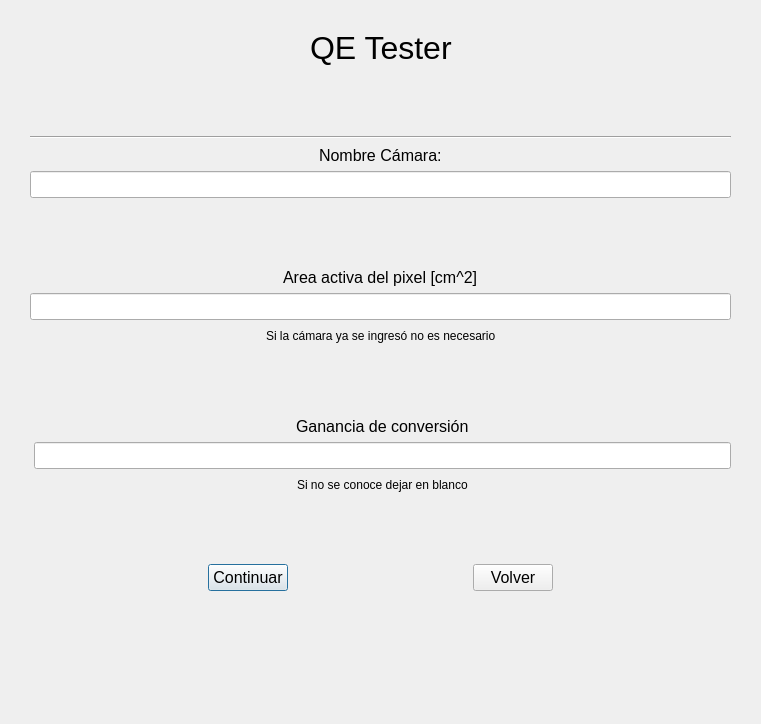
<?xml version="1.0" encoding="UTF-8"?>
<ui version="4.0">
 <class>Dialog</class>
 <widget class="QDialog" name="Dialog">
  <property name="geometry">
   <rect>
    <x>0</x>
    <y>0</y>
    <width>761</width>
    <height>724</height>
   </rect>
  </property>
  <property name="windowTitle">
   <string>Mail UCÉ - Registro</string>
  </property>
  <widget class="QWidget" name="verticalLayoutWidget">
   <property name="geometry">
    <rect>
     <x>30</x>
     <y>30</y>
     <width>701</width>
     <height>561</height>
    </rect>
   </property>
   <layout class="QVBoxLayout" name="verticalLayout">
    <item>
     <layout class="QHBoxLayout" name="horizontalLayout_5">
      <item>
       <spacer name="horizontalSpacer_4">
        <property name="orientation">
         <enum>Qt::Horizontal</enum>
        </property>
        <property name="sizeHint" stdset="0">
         <size>
          <width>40</width>
          <height>20</height>
         </size>
        </property>
       </spacer>
      </item>
      <item>
       <widget class="QLabel" name="label">
        <property name="font">
         <font>
          <pointsize>24</pointsize>
         </font>
        </property>
        <property name="text">
         <string>QE Tester</string>
        </property>
       </widget>
      </item>
      <item>
       <spacer name="horizontalSpacer_5">
        <property name="orientation">
         <enum>Qt::Horizontal</enum>
        </property>
        <property name="sizeHint" stdset="0">
         <size>
          <width>40</width>
          <height>20</height>
         </size>
        </property>
       </spacer>
      </item>
     </layout>
    </item>
    <item>
     <spacer name="verticalSpacer_4">
      <property name="orientation">
       <enum>Qt::Vertical</enum>
      </property>
      <property name="sizeHint" stdset="0">
       <size>
        <width>20</width>
        <height>40</height>
       </size>
      </property>
     </spacer>
    </item>
    <item>
     <widget class="Line" name="line">
      <property name="orientation">
       <enum>Qt::Horizontal</enum>
      </property>
     </widget>
    </item>
    <item>
     <layout class="QHBoxLayout" name="horizontalLayout">
      <item>
       <layout class="QVBoxLayout" name="verticalLayout_2">
        <item>
         <layout class="QHBoxLayout" name="horizontalLayout_6">
          <item>
           <spacer name="horizontalSpacer_6">
            <property name="orientation">
             <enum>Qt::Horizontal</enum>
            </property>
            <property name="sizeHint" stdset="0">
             <size>
              <width>40</width>
              <height>20</height>
             </size>
            </property>
           </spacer>
          </item>
          <item>
           <widget class="QLabel" name="label_2">
            <property name="font">
             <font>
              <pointsize>12</pointsize>
             </font>
            </property>
            <property name="text">
             <string>Nombre Cámara:</string>
            </property>
           </widget>
          </item>
          <item>
           <spacer name="horizontalSpacer_7">
            <property name="orientation">
             <enum>Qt::Horizontal</enum>
            </property>
            <property name="sizeHint" stdset="0">
             <size>
              <width>40</width>
              <height>20</height>
             </size>
            </property>
           </spacer>
          </item>
         </layout>
        </item>
        <item>
         <widget class="QLineEdit" name="nombre_camara_LineEdit">
          <property name="font">
           <font>
            <pointsize>12</pointsize>
           </font>
          </property>
         </widget>
        </item>
       </layout>
      </item>
     </layout>
    </item>
    <item>
     <spacer name="verticalSpacer_3">
      <property name="orientation">
       <enum>Qt::Vertical</enum>
      </property>
      <property name="sizeHint" stdset="0">
       <size>
        <width>20</width>
        <height>40</height>
       </size>
      </property>
     </spacer>
    </item>
    <item>
     <layout class="QVBoxLayout" name="verticalLayout_6">
      <item>
       <layout class="QHBoxLayout" name="horizontalLayout_9">
        <item>
         <spacer name="horizontalSpacer_12">
          <property name="orientation">
           <enum>Qt::Horizontal</enum>
          </property>
          <property name="sizeHint" stdset="0">
           <size>
            <width>40</width>
            <height>20</height>
           </size>
          </property>
         </spacer>
        </item>
        <item>
         <widget class="QLabel" name="label_7">
          <property name="font">
           <font>
            <pointsize>12</pointsize>
           </font>
          </property>
          <property name="text">
           <string>Area activa del pixel [cm^2]</string>
          </property>
         </widget>
        </item>
        <item>
         <spacer name="horizontalSpacer_13">
          <property name="orientation">
           <enum>Qt::Horizontal</enum>
          </property>
          <property name="sizeHint" stdset="0">
           <size>
            <width>40</width>
            <height>20</height>
           </size>
          </property>
         </spacer>
        </item>
       </layout>
      </item>
      <item>
       <widget class="QLineEdit" name="area_pixel_camara_LineEdit">
        <property name="font">
         <font>
          <pointsize>12</pointsize>
         </font>
        </property>
       </widget>
      </item>
      <item>
       <layout class="QHBoxLayout" name="horizontalLayout_7">
        <item>
         <spacer name="horizontalSpacer_10">
          <property name="orientation">
           <enum>Qt::Horizontal</enum>
          </property>
          <property name="sizeHint" stdset="0">
           <size>
            <width>40</width>
            <height>20</height>
           </size>
          </property>
         </spacer>
        </item>
        <item>
         <widget class="QLabel" name="label_4">
          <property name="text">
           <string>Si la cámara ya se ingresó no es necesario</string>
          </property>
         </widget>
        </item>
        <item>
         <spacer name="horizontalSpacer_11">
          <property name="orientation">
           <enum>Qt::Horizontal</enum>
          </property>
          <property name="sizeHint" stdset="0">
           <size>
            <width>40</width>
            <height>20</height>
           </size>
          </property>
         </spacer>
        </item>
       </layout>
      </item>
     </layout>
    </item>
    <item>
     <spacer name="verticalSpacer_2">
      <property name="orientation">
       <enum>Qt::Vertical</enum>
      </property>
      <property name="sizeHint" stdset="0">
       <size>
        <width>20</width>
        <height>40</height>
       </size>
      </property>
     </spacer>
    </item>
    <item>
     <layout class="QHBoxLayout" name="horizontalLayout_2">
      <property name="leftMargin">
       <number>4</number>
      </property>
      <item>
       <layout class="QVBoxLayout" name="verticalLayout_7">
        <item>
         <layout class="QHBoxLayout" name="horizontalLayout_10">
          <item>
           <spacer name="horizontalSpacer_14">
            <property name="orientation">
             <enum>Qt::Horizontal</enum>
            </property>
            <property name="sizeHint" stdset="0">
             <size>
              <width>40</width>
              <height>20</height>
             </size>
            </property>
           </spacer>
          </item>
          <item>
           <widget class="QLabel" name="label_8">
            <property name="font">
             <font>
              <pointsize>12</pointsize>
             </font>
            </property>
            <property name="text">
             <string>Ganancia de conversión</string>
            </property>
           </widget>
          </item>
          <item>
           <spacer name="horizontalSpacer_15">
            <property name="orientation">
             <enum>Qt::Horizontal</enum>
            </property>
            <property name="sizeHint" stdset="0">
             <size>
              <width>40</width>
              <height>20</height>
             </size>
            </property>
           </spacer>
          </item>
         </layout>
        </item>
        <item>
         <widget class="QLineEdit" name="ganancia_camara_LineEdit">
          <property name="enabled">
           <bool>true</bool>
          </property>
          <property name="font">
           <font>
            <pointsize>12</pointsize>
           </font>
          </property>
          <property name="inputMask">
           <string notr="true"/>
          </property>
          <property name="text">
           <string/>
          </property>
         </widget>
        </item>
        <item>
         <layout class="QHBoxLayout" name="horizontalLayout_3">
          <item>
           <spacer name="horizontalSpacer_8">
            <property name="orientation">
             <enum>Qt::Horizontal</enum>
            </property>
            <property name="sizeHint" stdset="0">
             <size>
              <width>40</width>
              <height>20</height>
             </size>
            </property>
           </spacer>
          </item>
          <item>
           <widget class="QLabel" name="label_3">
            <property name="text">
             <string>Si no se conoce dejar en blanco</string>
            </property>
           </widget>
          </item>
          <item>
           <spacer name="horizontalSpacer_9">
            <property name="orientation">
             <enum>Qt::Horizontal</enum>
            </property>
            <property name="sizeHint" stdset="0">
             <size>
              <width>40</width>
              <height>20</height>
             </size>
            </property>
           </spacer>
          </item>
         </layout>
        </item>
       </layout>
      </item>
     </layout>
    </item>
    <item>
     <spacer name="verticalSpacer">
      <property name="orientation">
       <enum>Qt::Vertical</enum>
      </property>
      <property name="sizeHint" stdset="0">
       <size>
        <width>20</width>
        <height>40</height>
       </size>
      </property>
     </spacer>
    </item>
    <item>
     <layout class="QHBoxLayout" name="horizontalLayout_4">
      <item>
       <spacer name="horizontalSpacer">
        <property name="orientation">
         <enum>Qt::Horizontal</enum>
        </property>
        <property name="sizeHint" stdset="0">
         <size>
          <width>40</width>
          <height>20</height>
         </size>
        </property>
       </spacer>
      </item>
      <item>
       <widget class="QPushButton" name="continuar">
        <property name="font">
         <font>
          <pointsize>12</pointsize>
         </font>
        </property>
        <property name="text">
         <string>Continuar</string>
        </property>
       </widget>
      </item>
      <item>
       <spacer name="horizontalSpacer_3">
        <property name="orientation">
         <enum>Qt::Horizontal</enum>
        </property>
        <property name="sizeHint" stdset="0">
         <size>
          <width>40</width>
          <height>20</height>
         </size>
        </property>
       </spacer>
      </item>
      <item>
       <widget class="QPushButton" name="volver">
        <property name="font">
         <font>
          <pointsize>12</pointsize>
         </font>
        </property>
        <property name="text">
         <string>Volver</string>
        </property>
       </widget>
      </item>
      <item>
       <spacer name="horizontalSpacer_2">
        <property name="orientation">
         <enum>Qt::Horizontal</enum>
        </property>
        <property name="sizeHint" stdset="0">
         <size>
          <width>40</width>
          <height>20</height>
         </size>
        </property>
       </spacer>
      </item>
     </layout>
    </item>
   </layout>
  </widget>
 </widget>
 <resources/>
 <connections/>
</ui>
